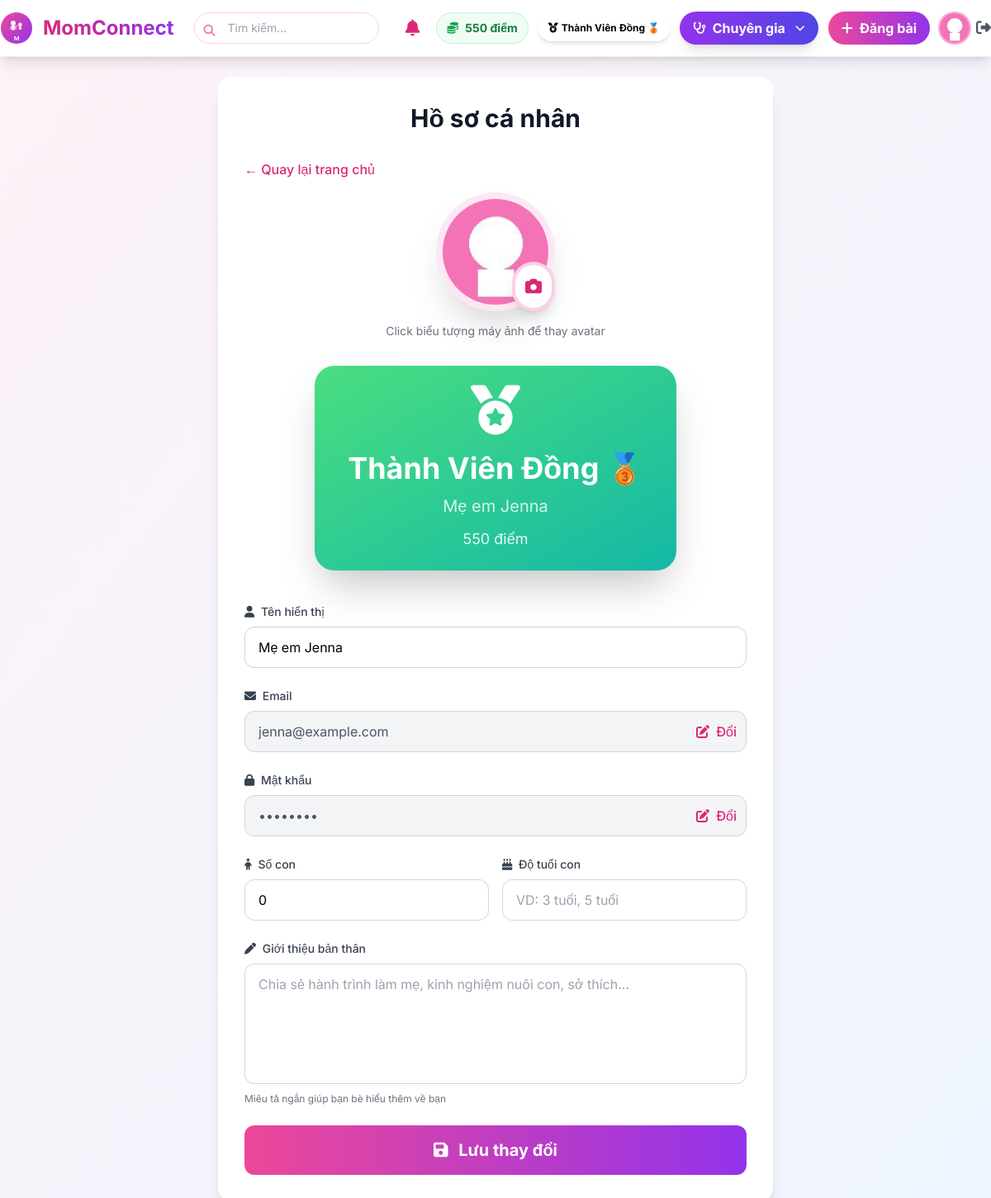
/profile (signed in), run on an earlier commit of the app's database.
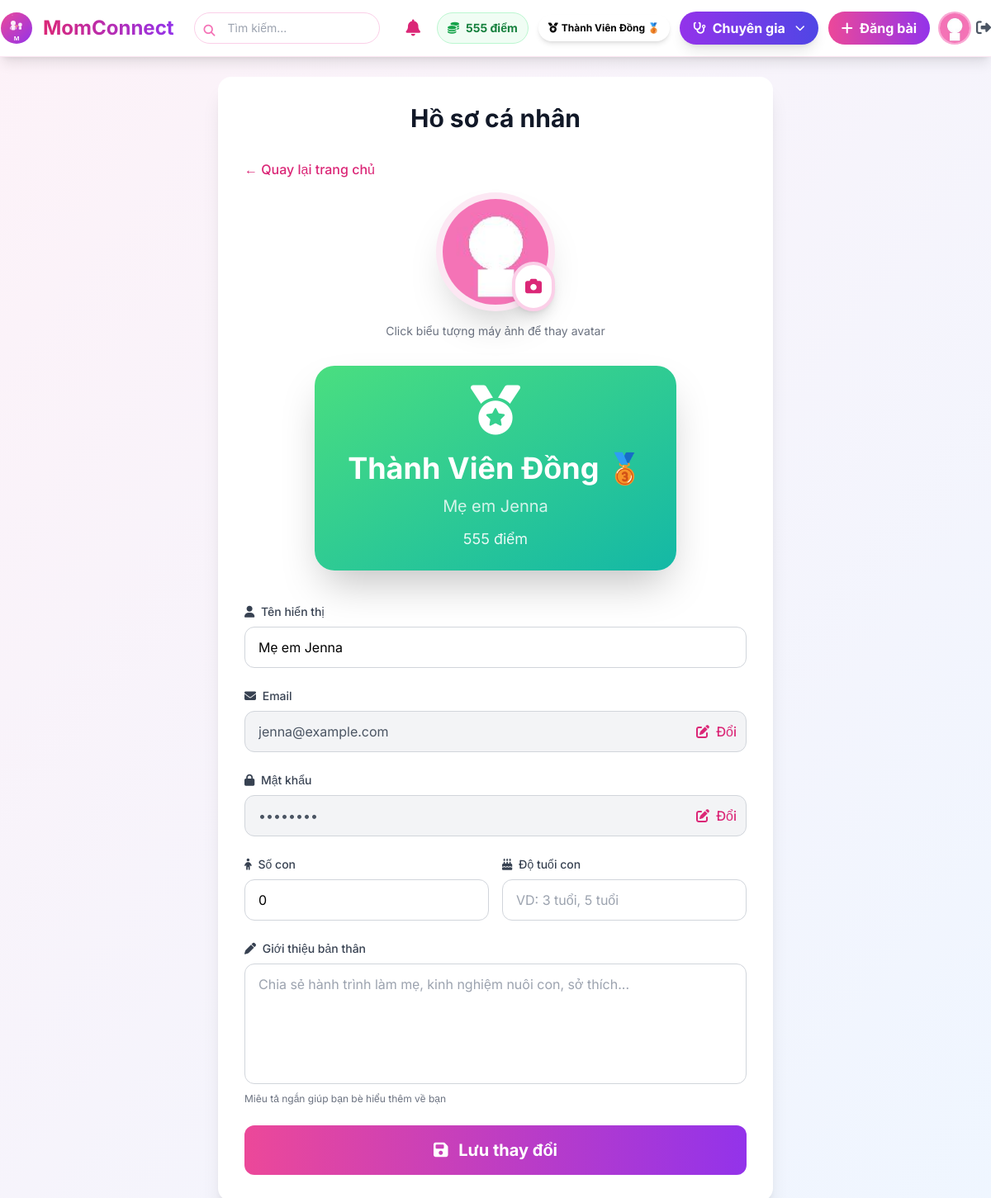
And on a later commit of the database.
### models.py (models this page shows, shortened)
class User(UserMixin, db.Model):
    __tablename__ = 'users'
    id = db.Column(db.Integer, primary_key=True)
    name = db.Column(db.String(100), nullable=False)
    email = db.Column(db.String(100), unique=True, nullable=False)
    password = db.Column(db.String(200), nullable=False)
    avatar = db.Column(db.String(200), default='default.jpg')
    bio = db.Column(db.Text)
    phone = db.Column(db.String(15), unique=True)  # Số điện thoại
    rating = db.Column(db.Float, default=0.0)  # Trung bình sao (0-5)
    children_count = db.Column(db.Integer, default=0)
    children_ages = db.Column(db.String(100))
    points = db.Column(db.Integer, default=0)
    role = db.Column(db.String(20), default='user')  # user, admin, expert
    is_active = db.Column(db.Boolean, default=True)
    badge = db.Column(db.String(50))  # ← THÊM TRƯỜNG CẤP BẬC
    created_at = db.Column(db.DateTime, default=vietnam_now)
    is_verified_expert = db.Column(db.Boolean, default=False)
    expert_category = db.Column(db.String(50))  # Lĩnh vực chuyên môn
    specialty = db.Column(db.String(100))              # Chuyên môn cụ thể
    experience_years = db.Column(db.Integer)           # Số năm kinh nghiệm
    workplace = db.Column(db.String(200))              # Nơi làm việc
    license_number = db.Column(db.String(100))         # Số chứng chỉ hành nghề
    license_expiry = db.Column(db.Date)                # Ngày hết hạn chứng chỉ
    consultation_fee = db.Column(db.Float)             # Phí tư vấn (VNĐ)
    education = db.Column(db.Text)                     # Học vấn
    certifications = db.Column(db.Text)                # Chứng chỉ (JSON string)
    availability = db.Column(db.String(20), default='available')  # available/busy/offline
    credibility_score = db.Column(db.Float, default=0) # Điểm uy tín
    posts = db.relationship('Post', backref='author', lazy='dynamic')

### app.py (the view, shortened to what this page needs)
@app.route('/profile', methods=['GET', 'POST'])
@login_required
def profile():
    total_posts = current_user.posts.count()
    total_comments = Comment.query.filter_by(user_id=current_user.id).count()
    avg_likes = 0
    if total_posts > 0:
        avg_result = db.session.query(func.avg(Post.likes))\
                              .filter(Post.user_id == current_user.id)\
                              .scalar()
        avg_likes = round(avg_result or 0, 1)
    return render_template(
        'profile.html',
        user=current_user,
        Comment=Comment,
        total_posts=total_posts,
        total_comments=total_comments,
        avg_likes=avg_likes   # ← Truyền số đã tính, không cần db
    )

### app.py (called while the page is built, shortened)
@login_manager.user_loader
def load_user(id):
    user = User.query.get(int(id))
    if user:
        update_user_badge(user)  # ← Tự động cập nhật badge mỗi khi đăng nhập/load user
    return user

def update_user_badge(user):
    old_badge = getattr(user, 'badge', None)
    points = user.points
    if points > 2000:
        badge = "Ứng viên Chuyên gia 🌟"
        can_request_expert = True
    elif points >= 1001:
        badge = "Thành Viên Bạc 🥈"
        can_request_expert = False
    elif points >= 201:
        badge = "Thành Viên Đồng 🥉"
        can_request_expert = False
    else:
        badge = "Mầm Non 👶"
        can_request_expert = False

@app.context_processor
def utility_processor():
    def now():
        return vietnam_now()
    return dict(now=now)

### templates/profile.html (shortened to what this page needs)
{% extends "base.html" %}
{% block content %}
<div class="max-w-2xl mx-auto">
    <div class="bg-white rounded-2xl shadow-xl p-8">
        <h1 class="text-3xl font-bold text-gray-900 mb-8 text-center">Hồ sơ cá nhân</h1>
        <a href="{{ url_for('home') }}"
            class="text-pink-600 hover:text-pink-700 font-medium mb-6 inline-block">
            ← Quay lại trang chủ
        </a>
        <div class="text-center mb-8">
            <div class="relative inline-block group">
                <img src="{{ url_for('static', filename=user.avatar or 'images/default-avatar.png') }}"
                    class="w-32 h-32 rounded-full object-cover ring-8 ring-pink-100 shadow-2xl mx-auto">
                <label
                    class="absolute -bottom-2 -right-2 bg-white p-3 rounded-full shadow-lg cursor-pointer hover:shadow-xl transition border-4 border-pink-200 group-hover:border-pink-400">
                    <i class="fas fa-camera text-pink-600 text-xl"></i>
                </label>
            </div>
            <p class="mt-4 text-sm text-gray-500">Click biểu tượng máy ảnh để thay avatar</p>
        </div>
        <div class="text-center mb-10">
            <div class="inline-flex flex-col items-center gap-3 px-10 py-6 rounded-3xl shadow-2xl
                bg-gradient-to-br from-green-400 to-teal-500 text-white">
                <i class="fas fa-medal text-6xl mb-2"></i>
                <p class="text-4xl font-bold">{{ user.badge }}</p>
                <p class="text-xl opacity-80">{{ user.name }}</p>
                <p class="text-lg opacity-90">{{ user.points }} điểm</p>
            </div>
        </div>
        <form id="profileForm" method="POST" enctype="multipart/form-data" class="space-y-6">
            <div>
                <label class="block text-sm font-medium text-gray-700 mb-2">
                    <i class="fas fa-user mr-1"></i> Tên hiển thị
                </label>
                <input type="text" name="name" value="{{ user.name }}" required
                    class="w-full px-4 py-3 border border-gray-300 rounded-xl focus:ring-2 focus:ring-pink-500">
            </div>
            <div>
                <label class="block text-sm font-medium text-gray-700 mb-2">
                    <i class="fas fa-envelope mr-1"></i> Email
                </label>
                <div class="relative">
                    <input type="email" value="{{ user.email }}" disabled
                        class="w-full px-4 py-3 border border-gray-300 rounded-xl bg-gray-100 text-gray-600 cursor-not-allowed">
                    <button type="button" onclick="openChangeEmailModal()"
                        class="absolute right-3 top-1/2 -translate-y-1/2 text-pink-600 hover:text-pink-800 font-medium">
                        <i class="fas fa-edit mr-1"></i> Đổi
                    </button>
                </div>
            </div>
            <div>
                <label class="block text-sm font-medium text-gray-700 mb-2">
                    <i class="fas fa-lock mr-1"></i> Mật khẩu
                </label>
                <div class="relative">
                    <input type="password" value="********" disabled
                        class="w-full px-4 py-3 border border-gray-300 rounded-xl bg-gray-100 text-gray-600 cursor-not-allowed">
                    <button type="button" onclick="openChangePasswordModal()"
                        class="absolute right-3 top-1/2 -translate-y-1/2 text-pink-600 hover:text-pink-800 font-medium">
                        <i class="fas fa-edit mr-1"></i> Đổi
                    </button>
                </div>
            </div>
            <div class="grid grid-cols-2 gap-4">
                <div>
                    <label class="block text-sm font-medium text-gray-700 mb-2">
                        <i class="fas fa-child mr-1"></i> Số con
                    </label>
                    <input type="number" name="children_count"
                        value="{{ user.children_count or 0 }}"
                        min="0" max="10"
                        class="w-full px-4 py-3 border border-gray-300 rounded-xl focus:ring-2 focus:ring-pink-500">
                </div>
                <div>
                    <label class="block text-sm font-medium text-gray-700 mb-2">
                        <i class="fas fa-birthday-cake mr-1"></i> Độ tuổi con
                    </label>
                    <input type="text" name="children_ages"
                        value="{{ user.children_ages or '' }}"
                        placeholder="VD: 3 tuổi, 5 tuổi"
                        class="w-full px-4 py-3 border border-gray-300 rounded-xl focus:ring-2 focus:ring-pink-500">
                </div>
            </div>
            <div>
                <label class="block text-sm font-medium text-gray-700 mb-2">
                    <i class="fas fa-pen mr-1"></i> Giới thiệu bản thân
                </label>
                <textarea name="bio" rows="5"
                    class="w-full px-4 py-3 border border-gray-300 rounded-xl focus:ring-2 focus:ring-pink-500 resize-none"
                    placeholder="Chia sẻ hành trình làm mẹ, kinh nghiệm nuôi con, sở thích...">{{ user.bio or '' }}</textarea>
                <p class="text-xs text-gray-500 mt-1">
                    Miêu tả ngắn giúp bạn bè hiểu thêm về bạn
                </p>
            </div>
            <button type="submit"
                class="w-full py-4 bg-gradient-to-r from-pink-500 to-purple-600 text-white font-bold rounded-xl text-xl hover:shadow-2xl transition">
                <i class="fas fa-save mr-2"></i> Lưu thay đổi
            </button>
        </form>
    </div>
</div>
{% endblock %}

### templates/base.html (shortened to what this page needs)
<!DOCTYPE html>
<html lang="vi">
<head>
    <script src="https://cdn.tailwindcss.com"></script>
    <link href="https://cdnjs.cloudflare.com/ajax/libs/font-awesome/6.5.0/css/all.min.css" rel="stylesheet">
</head>
<body class="bg-gradient-to-br from-pink-50 to-blue-50 min-h-screen">
    <nav class="bg-white shadow-lg py-3 sticky top-0 z-50 border-b border-pink-100">
        <div class="max-w-7xl mx-auto flex flex-col md:flex-row md:items-center justify-between gap-4">
            <a href="{{ url_for('home') }}" class="flex items-center gap-3 group shrink-0">
                <img src="{{ url_for('static', filename='logo.svg') }}" alt="MomConnect Logo"
                    class="w-10 h-10 logo-img">
                <span
                    class="text-2xl font-bold bg-gradient-to-r from-pink-600 to-purple-600 bg-clip-text text-transparent whitespace-nowrap">
                </span>
            </a>
            <form action="{{ url_for('search') }}" method="get"
                class="flex-1 w-full md:w-auto md:max-w-md mx-2 order-last md:order-none">
                <div class="relative">
                    <input type="text" name="q" placeholder="Tìm kiếm..."
                        class="w-full pl-10 pr-4 py-2 border border-pink-200 rounded-full focus:outline-none focus:ring-2 focus:ring-pink-400 transition text-sm">
                    <i class="fas fa-search absolute left-3 top-3 text-pink-400 text-sm"></i>
                </div>
            </form>
            <div class="flex items-center gap-2 md:gap-3 flex-wrap justify-end w-full md:w-auto mt-3 md:mt-0">
                {% if current_user.is_authenticated %}
                <div class="relative shrink-0">
                    <button onclick="toggleNotif()" class="relative p-2 hover:bg-gray-100 rounded-full transition">
                        <i class="fas fa-bell text-xl text-pink-600"></i>
                    </button>
                </div>
                {% if current_user.role != 'admin' %}
                <div class="flex items-center gap-2 bg-green-50 px-3 py-2 rounded-full border border-green-200">
                    <i class="fas fa-coins text-green-600 text-sm"></i>
                    <span class="text-green-700 font-bold text-sm">{{ current_user.points }} điểm</span>
                </div>
                {% if current_user.badge %}
                <span
                    class="px-3 py-2 rounded-full text-xs font-bold flex items-center gap-1 shadow-md animate-pulse-slow hidden sm:inline-flex"
                    {% if 'Ứng viên Chuyên gia' in current_user.badge %}bg-gradient-to-r from-purple-700 to-pink-700
                    text-white shadow-purple-500/50 {% elif 'Thành Viên Bạc' in current_user.badge %}bg-gradient-to-r
                    from-gray-400 to-gray-600 text-white {% elif 'Thành Viên Đồng' in current_user.badge
                    %}bg-gradient-to-r from-orange-600 to-yellow-600 text-white {% else %}bg-gradient-to-r
                    from-green-400 to-teal-500 text-white{% endif %}">
                    <i class="fas fa-medal text-xs"></i>
                    <span class="hidden sm:inline text-xs">{{ current_user.badge }}</span>
                </span>
                {% endif %}
                {% endif %}
                <div class="flex items-center gap-2">
                    {% if current_user.role != 'admin' %}
                    {% if current_user.is_verified_expert %}
                    <div class="relative group">
                        <button
                            class="bg-gradient-to-r from-purple-600 to-indigo-600 text-white px-4 py-2 rounded-full font-bold hover:shadow-xl transition flex items-center gap-2 shadow-lg transform hover:scale-105">
                            <i class="fas fa-stethoscope text-sm"></i>
                            <span class="hidden sm:inline">Chuyên gia</span>
                            <i class="fas fa-chevron-down ml-1 text-xs"></i>
                        </button>
                    </div>
                    {% endif %}
                    {% endif %}
                </div>
                {% endif %}
                {% if current_user.is_authenticated %}
                <a href="{{ url_for('create_post') }}"
                    class="bg-gradient-to-r from-pink-500 to-purple-600 text-white px-4 py-2 rounded-full font-bold hover:shadow-lg transition transform hover:scale-105 flex items-center gap-2 shrink-0">
                    <i class="fas fa-plus"></i>
                    <span class="hidden sm:inline">Đăng bài</span>
                </a>
                <div class="flex items-center gap-2">
                    <div class="relative group">
                        <a href="{{ url_for('profile') }}">
                            <img src="{{ url_for('static', filename=current_user.avatar or 'images/default-avatar.png') }}"
                                class="w-9 h-9 rounded-full object-cover ring-2 ring-pink-300 cursor-pointer transform hover:scale-110 transition-transform">
                        </a>
                    </div>
                    <a href="{{ url_for('logout') }}" class="text-gray-600 hover:text-red-600 transition-colors">
                        <i class="fas fa-sign-out-alt text-lg"></i>
                    </a>
                </div>
                {% endif %}
            </div>
        </div>
    </nav>
    <div class="max-w-7xl mx-auto p-4 md:p-6">
        {% block content %}{% endblock %}
    </div>
</body>
</html>

### templates/base.html (style rules this page uses)
body { font-family: 'Inter', sans-serif; }
.logo-img { transition: transform 0.3s ease; }
.animate-pulse-slow { animation: pulse 3s infinite; }

What changed in the data, as far as the page shows it:
changed User "Thành Viên Đồng 🥉": points "550" → "555"
